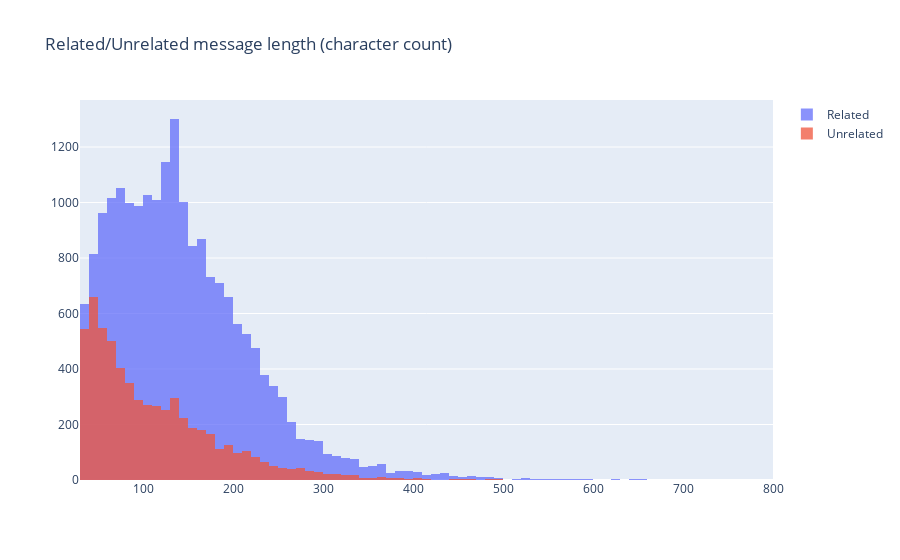

The code cell stored with this chart in its notebook:
### Code cell
message_lens = df.groupby('related').apply(lambda x: x['message'].str.len())

go.Figure([
    go.Histogram(x=message_lens[1], opacity=0.75, name='Related'),
    go.Histogram(x=message_lens[0], opacity=0.75, name='Unrelated')
], layout={
    'title': 'Related/Unrelated message length (character count)', 
    'barmode': 'overlay',
    'xaxis': {
        'range': [30, 800]
    }
    })

### Figure 1 — Plotly figure (JSON) as saved in the notebook; plotly's stock layout.template omitted (floating-point values rounded to 4 significant figures; data arrays with more than 128 entries replaced by an {"elided": "..."} marker saying what was removed)
{"data": [{"name": "Related", "opacity": 0.75, "type": "histogram", "x": {"elided": "19874 int values"}}, {"name": "Unrelated", "opacity": 0.75, "type": "histogram", "x": {"elided": "6115 int values"}}], "layout": {"barmode": "overlay", "title": {"text": "Related/Unrelated message length (character count)"}, "xaxis": {"range": [30, 800]}}}
